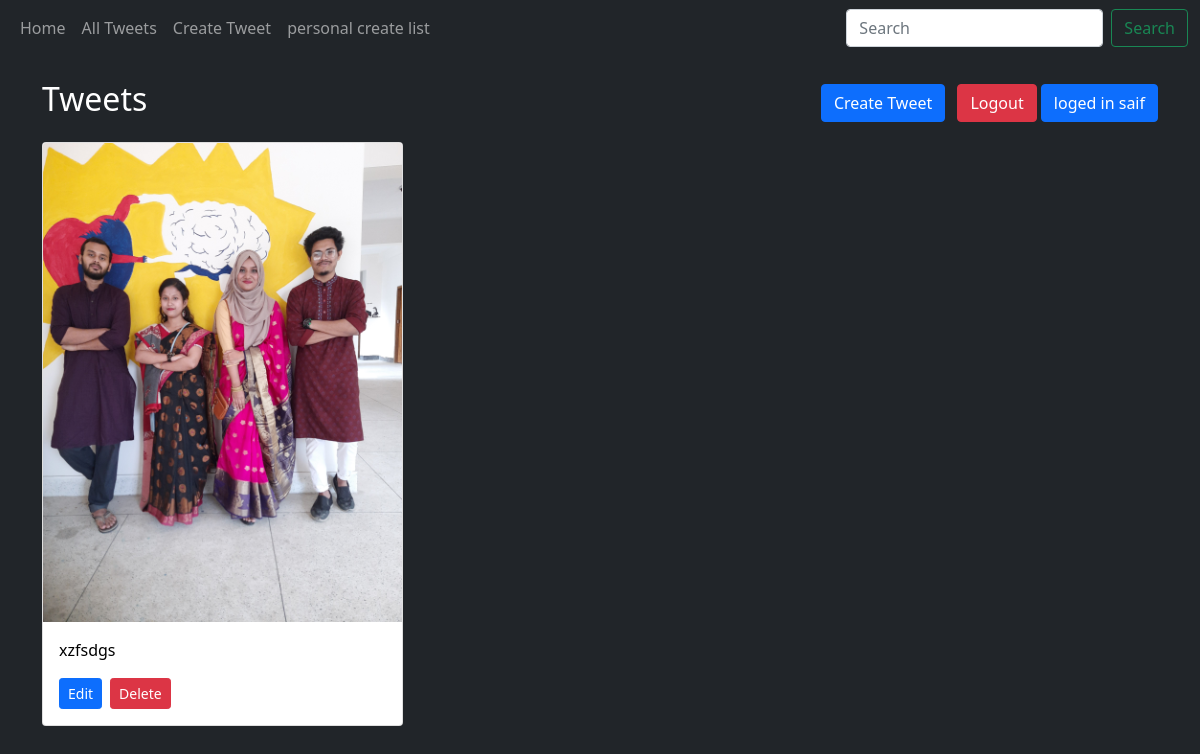
/tweets/personal/create/ (signed in), run on an earlier commit of the app's database.
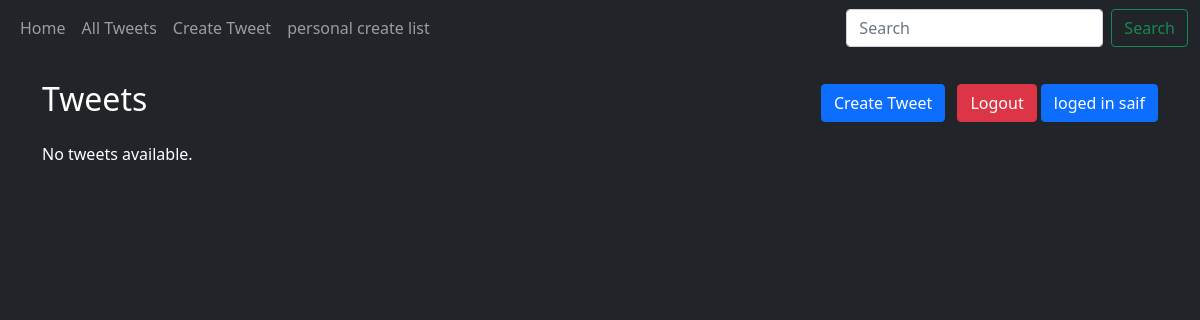
And on a later commit of the database.
### tweet/models.py (models this page shows, shortened)
class Tweet(models.Model):
    user = models.ForeignKey(User, on_delete=models.CASCADE)
    text = models.TextField()
    photo = models.ImageField(upload_to='photos/', blank=True, null=True)
    created_at = models.DateTimeField(auto_now_add=True)
    updated_at = models.DateTimeField(auto_now=True)

### tweet/views.py (the view)
# urls.py: path('tweets/personal/create/', views.tweet_personal_list, name='tweet_personal_create'),
@login_required
def tweet_personal_list(request):
    tweets = Tweet.objects.filter(user = request.user).order_by('-created_at')
    return render(request, 'tweet/tweet_personal_tweet.html', {'tweets': tweets})

### tweet/templates/tweet/tweet_personal_tweet.html (shortened to what this page needs)
{% extends "index.html" %}
{% block content %}
<div class="d-flex justify-content-between align-items-center mb-3">
    <h2>Tweets</h2>
    <div>
        <a class="btn btn-primary" href="{% url 'tweet_create' %}">Create Tweet</a>
        {% if user.is_authenticated %}
            <a class="btn btn-danger ms-2" href="{% url 'logout' %}">Logout</a>
            <a class = "btn btn-primary"style=" color : white "  href="/tweets/">loged in  {{ user.username }}</a>
        {% endif %}
    </div>
</div>
<div class="row g-3">
    {% for tweet in tweets %}
        <div class="col-md-4">
            <div class="card h-100">
                {% if tweet.photo %}
                    <img src="{{ tweet.photo.url }}" class="card-img-top" alt="error loading image">
                {% else %}
                    <p class="text-center text-muted py-3">No photo available</p>
                {% endif %}
                <div class="card-body d-flex flex-column">
                    <p class="card-text" style="color: black;">
                        {{ tweet.text }}
                    </p>
                    <div class="mt-auto d-flex">
                        <a href="{% url 'tweet_edit' tweet.id %}" class="btn btn-primary btn-sm me-2">Edit</a>
                        <form action="{% url 'tweet_delete' tweet.id %}" method="POST" style="display:inline;">
                            <button type="submit" class="btn btn-danger btn-sm">Delete</button>
                        </form>
                    </div>
                </div>
            </div>
        </div>
    {% empty %}
        <p>No tweets available.</p>
    {% endfor %}
</div>
{% endblock %}

What changed in the data, as far as the page shows it:
removed Tweet: photo (picture), text "xzfsdgs"
Also different on the page:
text now shown: "No tweets available."
